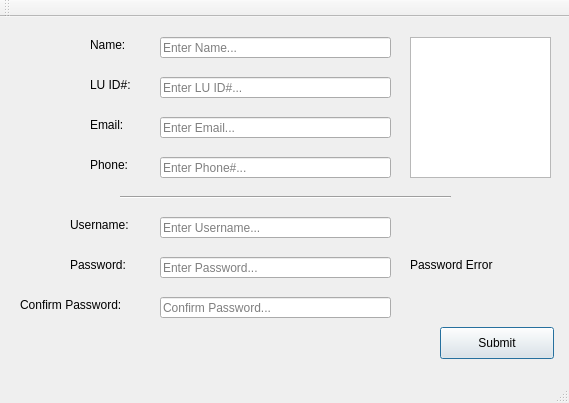
<?xml version="1.0" encoding="UTF-8"?>
<ui version="4.0">
 <class>RegistrationWindow</class>
 <widget class="QMainWindow" name="RegistrationWindow">
  <property name="geometry">
   <rect>
    <x>0</x>
    <y>0</y>
    <width>569</width>
    <height>403</height>
   </rect>
  </property>
  <property name="windowTitle">
   <string>Registration</string>
  </property>
  <widget class="QWidget" name="centralWidget">
   <widget class="QLabel" name="label">
    <property name="geometry">
     <rect>
      <x>90</x>
      <y>20</y>
      <width>41</width>
      <height>16</height>
     </rect>
    </property>
    <property name="text">
     <string>Name:</string>
    </property>
   </widget>
   <widget class="QLabel" name="label_2">
    <property name="geometry">
     <rect>
      <x>90</x>
      <y>60</y>
      <width>41</width>
      <height>16</height>
     </rect>
    </property>
    <property name="text">
     <string>LU ID#:</string>
    </property>
   </widget>
   <widget class="QLabel" name="label_3">
    <property name="geometry">
     <rect>
      <x>90</x>
      <y>100</y>
      <width>41</width>
      <height>16</height>
     </rect>
    </property>
    <property name="text">
     <string>Email:</string>
    </property>
   </widget>
   <widget class="QLabel" name="label_4">
    <property name="geometry">
     <rect>
      <x>90</x>
      <y>140</y>
      <width>41</width>
      <height>16</height>
     </rect>
    </property>
    <property name="text">
     <string>Phone:</string>
    </property>
   </widget>
   <widget class="Line" name="line">
    <property name="geometry">
     <rect>
      <x>120</x>
      <y>170</y>
      <width>331</width>
      <height>20</height>
     </rect>
    </property>
    <property name="orientation">
     <enum>Qt::Horizontal</enum>
    </property>
   </widget>
   <widget class="QLineEdit" name="emailTextField">
    <property name="geometry">
     <rect>
      <x>160</x>
      <y>100</y>
      <width>231</width>
      <height>21</height>
     </rect>
    </property>
    <property name="placeholderText">
     <string>Enter Email...</string>
    </property>
   </widget>
   <widget class="QLineEdit" name="nameTextField">
    <property name="geometry">
     <rect>
      <x>160</x>
      <y>20</y>
      <width>231</width>
      <height>21</height>
     </rect>
    </property>
    <property name="accessibleName">
     <string/>
    </property>
    <property name="placeholderText">
     <string>Enter Name...</string>
    </property>
   </widget>
   <widget class="QLineEdit" name="luIdTextField">
    <property name="geometry">
     <rect>
      <x>160</x>
      <y>60</y>
      <width>231</width>
      <height>21</height>
     </rect>
    </property>
    <property name="placeholderText">
     <string>Enter LU ID#...</string>
    </property>
   </widget>
   <widget class="QLineEdit" name="phoneTextField">
    <property name="geometry">
     <rect>
      <x>160</x>
      <y>140</y>
      <width>231</width>
      <height>21</height>
     </rect>
    </property>
    <property name="placeholderText">
     <string>Enter Phone#...</string>
    </property>
   </widget>
   <widget class="QLabel" name="label_5">
    <property name="geometry">
     <rect>
      <x>70</x>
      <y>200</y>
      <width>71</width>
      <height>16</height>
     </rect>
    </property>
    <property name="text">
     <string>Username:</string>
    </property>
   </widget>
   <widget class="QLineEdit" name="usernameTextField">
    <property name="geometry">
     <rect>
      <x>160</x>
      <y>200</y>
      <width>231</width>
      <height>21</height>
     </rect>
    </property>
    <property name="placeholderText">
     <string>Enter Username...</string>
    </property>
   </widget>
   <widget class="QLabel" name="label_6">
    <property name="geometry">
     <rect>
      <x>70</x>
      <y>240</y>
      <width>62</width>
      <height>16</height>
     </rect>
    </property>
    <property name="text">
     <string>Password:</string>
    </property>
   </widget>
   <widget class="QLineEdit" name="passwordTextField">
    <property name="geometry">
     <rect>
      <x>160</x>
      <y>240</y>
      <width>231</width>
      <height>21</height>
     </rect>
    </property>
    <property name="inputMask">
     <string/>
    </property>
    <property name="echoMode">
     <enum>QLineEdit::Password</enum>
    </property>
    <property name="placeholderText">
     <string>Enter Password...</string>
    </property>
   </widget>
   <widget class="QLabel" name="label_7">
    <property name="geometry">
     <rect>
      <x>20</x>
      <y>280</y>
      <width>121</width>
      <height>16</height>
     </rect>
    </property>
    <property name="text">
     <string>Confirm Password:</string>
    </property>
   </widget>
   <widget class="QLineEdit" name="confirmPasswordTextField">
    <property name="geometry">
     <rect>
      <x>160</x>
      <y>280</y>
      <width>231</width>
      <height>21</height>
     </rect>
    </property>
    <property name="echoMode">
     <enum>QLineEdit::Password</enum>
    </property>
    <property name="placeholderText">
     <string>Confirm Password...</string>
    </property>
   </widget>
   <widget class="QPushButton" name="submitButton">
    <property name="geometry">
     <rect>
      <x>440</x>
      <y>310</y>
      <width>114</width>
      <height>32</height>
     </rect>
    </property>
    <property name="text">
     <string>Submit</string>
    </property>
    <property name="default">
     <bool>true</bool>
    </property>
   </widget>
   <widget class="QGraphicsView" name="idPicture">
    <property name="geometry">
     <rect>
      <x>410</x>
      <y>20</y>
      <width>141</width>
      <height>141</height>
     </rect>
    </property>
   </widget>
   <widget class="QLabel" name="passwordErrorLabel">
    <property name="geometry">
     <rect>
      <x>410</x>
      <y>240</y>
      <width>151</width>
      <height>16</height>
     </rect>
    </property>
    <property name="text">
     <string>Password Error</string>
    </property>
   </widget>
  </widget>
  <widget class="QMenuBar" name="menuBar">
   <property name="geometry">
    <rect>
     <x>0</x>
     <y>0</y>
     <width>569</width>
     <height>20</height>
    </rect>
   </property>
  </widget>
  <widget class="QToolBar" name="mainToolBar">
   <attribute name="toolBarArea">
    <enum>TopToolBarArea</enum>
   </attribute>
   <attribute name="toolBarBreak">
    <bool>false</bool>
   </attribute>
  </widget>
  <widget class="QStatusBar" name="statusBar">
   <property name="enabled">
    <bool>true</bool>
   </property>
  </widget>
 </widget>
 <layoutdefault spacing="6" margin="11"/>
 <resources/>
 <connections/>
</ui>
